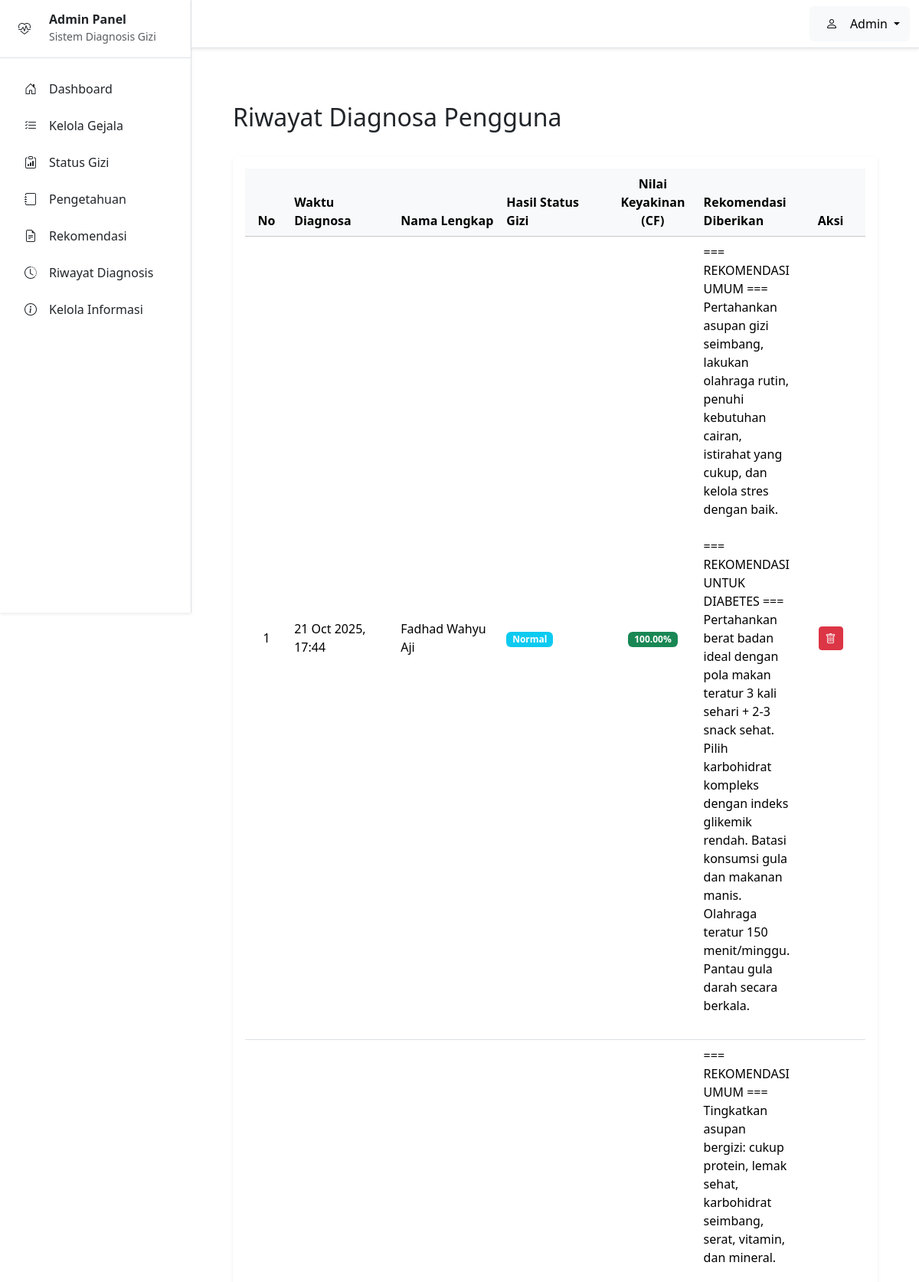
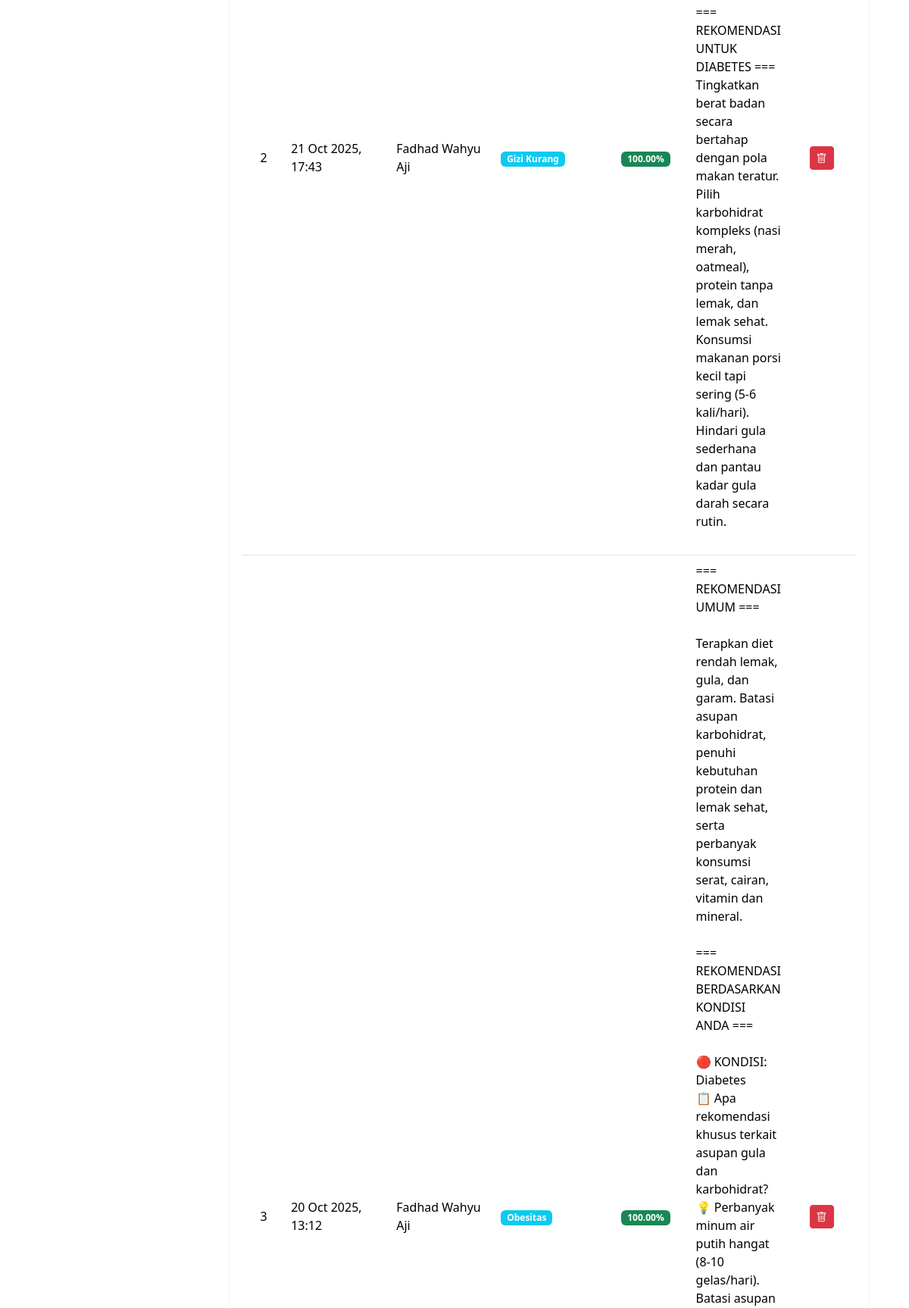
/admin/riwayat.php (signed in, upper part), run on the app's committed database (2 pictures, top to bottom).
### tables this page shows
CREATE TABLE `riwayat_diagnosa` (
  `id` int(11) NOT NULL,
  `waktu` timestamp NOT NULL DEFAULT current_timestamp(),
  `nama_lengkap` varchar(100) NOT NULL,
  `hasil_status_gizi_id` int(11) NOT NULL,
  `hasil_cf` decimal(5,4) NOT NULL,
  `rekomendasi_diberikan` text NOT NULL
);

CREATE TABLE `status_gizi` (
  `id` int(11) NOT NULL,
  `kode_status` varchar(5) NOT NULL,
  `nama_status` varchar(100) NOT NULL,
  `deskripsi` text DEFAULT NULL
);

### admin/riwayat.php (the view, shortened to what this page needs)
<?php
require_once __DIR__ . '/../config/databases.php';
$stmt = $pdo->query("
    SELECT r.id, r.waktu, r.nama_lengkap, s.nama_status, r.hasil_cf, r.rekomendasi_diberikan
    FROM riwayat_diagnosa r
    JOIN status_gizi s ON r.hasil_status_gizi_id = s.id
    ORDER BY r.waktu DESC
");
$riwayat_data = $stmt->fetchAll();
require_once __DIR__ . '/../templates/admin/header.php';
?>
<div class="container-fluid p-4">
    <div class="d-flex justify-content-between align-items-center mb-4">
        <h2 class="text-dark">Riwayat Diagnosa Pengguna</h2>
    </div>
    <div class="card shadow-sm border-0">
        <div class="card-body">
            <div class="table-responsive">
                <table class="table table-hover align-middle">
                    <thead class="table-light">
                        <tr>
                            <th class="text-center" style="width: 60px;">No</th>
                            <th style="width: 150px;">Waktu Diagnosa</th>
                            <th style="width: 150px;">Nama Lengkap</th>
                            <th style="width: 150px;">Hasil Status Gizi</th>
                            <th class="text-center" style="width: 120px;">Nilai Keyakinan (CF)</th>
                            <th>Rekomendasi Diberikan</th>
                            <th class="text-center" style="width: 100px;">Aksi</th>
                        </tr>
                    </thead>
                    <tbody>
                        <?php if (empty($riwayat_data)) : ?>
                            <tr>
                                <td colspan="6" class="text-center py-4 text-muted">
                                    <i class="bi bi-inbox" style="font-size: 2rem;"></i>
                                    <p class="mt-2">Belum ada riwayat diagnosa</p>
                                </td>
                            </tr>
                        <?php else : ?>
                            <?php foreach ($riwayat_data as $index => $riwayat) : ?>
                                <tr>
                                    <td class="text-center"><?php echo $index + 1; ?></td>
                                    <td><?php echo htmlspecialchars(date('d M Y, H:i', strtotime($riwayat['waktu']))); ?></td>
                                    <td><span class=""><?php echo htmlspecialchars($riwayat['nama_lengkap']); ?></span>
                                    </td>
                                    <td><span
                                            class="badge bg-info"><?php echo htmlspecialchars($riwayat['nama_status']); ?></span>
                                    </td>
                                    <td class="text-center"><span
                                            class="badge bg-success"><?php echo htmlspecialchars(number_format($riwayat['hasil_cf'] * 100, 2)) . '%'; ?></span>
                                    </td>
                                    <td><?php echo nl2br(htmlspecialchars($riwayat['rekomendasi_diberikan'])); ?></td>
                                    <td class="text-center">
                                        <button type="button" class="btn btn-sm btn-danger"
                                            onclick="if(confirm('Yakin hapus riwayat ini?')) { document.getElementById('delete-form-<?php echo $riwayat['id']; ?>').submit(); }">
                                            <i class="bi bi-trash"></i>
                                        </button>
                                    </td>
                                </tr>
                            <?php endforeach; ?>
                        <?php endif; ?>
                    </tbody>
                </table>
            </div>
        </div>
    </div>
</div>
<?php
require_once __DIR__ . '/../templates/admin/footer.php';
?>

### data on the page
riwayat_diagnosa: waktu "21 Oct 2025, 17:44", nama_lengkap "Fadhad Wahyu Aji", hasil_status_gizi.nama_status "Normal", $riwayat['hasil_cf']*100 "100.00", rekomendasi_diberikan "=== REKOMENDASI UMUM === Pertahankan asupan gizi seimbang, lakukan olahraga rutin, penuhi kebutuhan cairan, istirahat yang cukup, dan kelola stres dengan baik. === REKOMENDASI UNTUK DIABETES === Pertahankan berat badan ideal dengan pola makan teratur 3 kali sehari + 2-3 snack sehat. Pilih karbohidrat kompleks dengan indeks glikemik rendah. Batasi konsumsi gula dan makanan manis. Olahraga teratur 150 menit/minggu. Pantau gula darah secara berkala."
riwayat_diagnosa: waktu "21 Oct 2025, 17:43", nama_lengkap "Fadhad Wahyu Aji", hasil_status_gizi.nama_status "Gizi Kurang", $riwayat['hasil_cf']*100 "100.00", rekomendasi_diberikan "=== REKOMENDASI UMUM === Tingkatkan asupan bergizi: cukup protein, lemak sehat, karbohidrat seimbang, serat, vitamin, dan mineral. === REKOMENDASI UNTUK DIABETES === Tingkatkan berat badan secara bertahap dengan pola makan teratur. Pilih karbohidrat kompleks (nasi merah, oatmeal), protein tanpa lemak, dan lemak sehat. Konsumsi makanan porsi kecil tapi sering (5-6 kali/hari). Hindari gula sederhana dan pantau kadar gula darah secara rutin."
riwayat_diagnosa: waktu "20 Oct 2025, 13:12", nama_lengkap "Fadhad Wahyu Aji", hasil_status_gizi.nama_status "Obesitas", $riwayat['hasil_cf']*100 "100.00", rekomendasi_diberikan "=== REKOMENDASI UMUM === Terapkan diet rendah lemak, gula, dan garam. Batasi asupan karbohidrat, penuhi kebutuhan protein dan lemak sehat, serta perbanyak konsumsi serat, cairan, vitamin dan mineral. === REKOMENDASI BERDASARKAN KONDISI ANDA === 🔴 KONDISI: Diabetes 📋 Apa rekomendasi khusus terkait asupan gula dan karbohidrat?"

### other printed values
$username "Admin"
